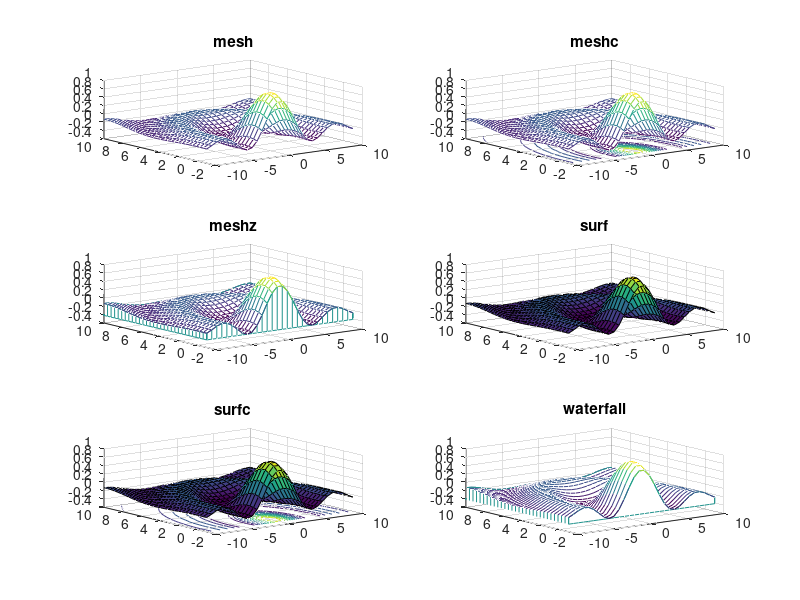

Write MATLAB code to recreate this figure.
% Surface plot 3.
clear all;
close all;

x_axis = linspace(-10,10, 30);
y_axis = linspace(-1, 10, 30);

[x, y] = meshgrid(x_axis, y_axis);

r = sqrt(x.^2 +y.^2);
z = sin(r)./r;

figure(1);

subplot(3, 2, 1);
mesh(x, y, z);
title('mesh');

subplot(3, 2, 2);
meshc(x, y, z);
title('meshc');

subplot(3, 2, 3);
meshz(x, y, z);
title('meshz');

subplot(3, 2, 4);
surf(x, y, z);
title('surf');

subplot(3, 2, 5);
surfc(x, y, z);
title('surfc');

subplot(3, 2, 6);
waterfall(x, y, z);
title('waterfall');


